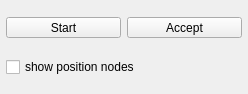
<?xml version="1.0" encoding="UTF-8"?>
<ui version="4.0">
 <class>QmitkSurfaceBasedInterpolatorWidgetGUIControls</class>
 <widget class="QWidget" name="QmitkSurfaceBasedInterpolatorWidgetGUIControls">
  <property name="geometry">
   <rect>
    <x>0</x>
    <y>0</y>
    <width>248</width>
    <height>94</height>
   </rect>
  </property>
  <property name="sizePolicy">
   <sizepolicy hsizetype="Preferred" vsizetype="Minimum">
    <horstretch>0</horstretch>
    <verstretch>0</verstretch>
   </sizepolicy>
  </property>
  <property name="minimumSize">
   <size>
    <width>0</width>
    <height>0</height>
   </size>
  </property>
  <property name="windowTitle">
   <string>Surface-Based Interpolation</string>
  </property>
  <property name="toolTip">
   <string/>
  </property>
  <layout class="QVBoxLayout" name="verticalLayout">
   <property name="spacing">
    <number>2</number>
   </property>
   <property name="sizeConstraint">
    <enum>QLayout::SetMinimumSize</enum>
   </property>
   <property name="margin">
    <number>6</number>
   </property>
   <item>
    <layout class="QHBoxLayout" name="horizontalLayout">
     <property name="bottomMargin">
      <number>6</number>
     </property>
     <item>
      <widget class="QToolButton" name="m_btStart">
       <property name="enabled">
        <bool>true</bool>
       </property>
       <property name="sizePolicy">
        <sizepolicy hsizetype="Minimum" vsizetype="Fixed">
         <horstretch>0</horstretch>
         <verstretch>0</verstretch>
        </sizepolicy>
       </property>
       <property name="toolTip">
        <string>Start/Stop the 3D interpolation utility</string>
       </property>
       <property name="text">
        <string>Start</string>
       </property>
       <property name="icon">
        <iconset resource="../resources/SegmentationUI.qrc">
         <normaloff>:/Qmitk/Start.png</normaloff>
         <normalon>:/Qmitk/Stop.png</normalon>:/Qmitk/Start.png</iconset>
       </property>
       <property name="iconSize">
        <size>
         <width>32</width>
         <height>32</height>
        </size>
       </property>
       <property name="checkable">
        <bool>true</bool>
       </property>
       <property name="checked">
        <bool>false</bool>
       </property>
       <property name="toolButtonStyle">
        <enum>Qt::ToolButtonTextUnderIcon</enum>
       </property>
       <property name="arrowType">
        <enum>Qt::NoArrow</enum>
       </property>
      </widget>
     </item>
     <item>
      <widget class="QToolButton" name="m_btAccept">
       <property name="enabled">
        <bool>true</bool>
       </property>
       <property name="sizePolicy">
        <sizepolicy hsizetype="Minimum" vsizetype="Fixed">
         <horstretch>0</horstretch>
         <verstretch>0</verstretch>
        </sizepolicy>
       </property>
       <property name="text">
        <string>Accept</string>
       </property>
       <property name="icon">
        <iconset resource="../resources/SegmentationUI.qrc">
         <normaloff>:/Qmitk/AcceptSurfaceInterpolation.png</normaloff>:/Qmitk/AcceptSurfaceInterpolation.png</iconset>
       </property>
       <property name="iconSize">
        <size>
         <width>32</width>
         <height>32</height>
        </size>
       </property>
       <property name="toolButtonStyle">
        <enum>Qt::ToolButtonTextUnderIcon</enum>
       </property>
      </widget>
     </item>
    </layout>
   </item>
   <item>
    <widget class="QCheckBox" name="m_cbShowPositionNodes">
     <property name="enabled">
      <bool>true</bool>
     </property>
     <property name="text">
      <string>show position nodes</string>
     </property>
    </widget>
   </item>
  </layout>
 </widget>
 <layoutdefault spacing="6" margin="11"/>
 <resources>
  <include location="../resources/SegmentationUI.qrc"/>
 </resources>
 <connections/>
</ui>
